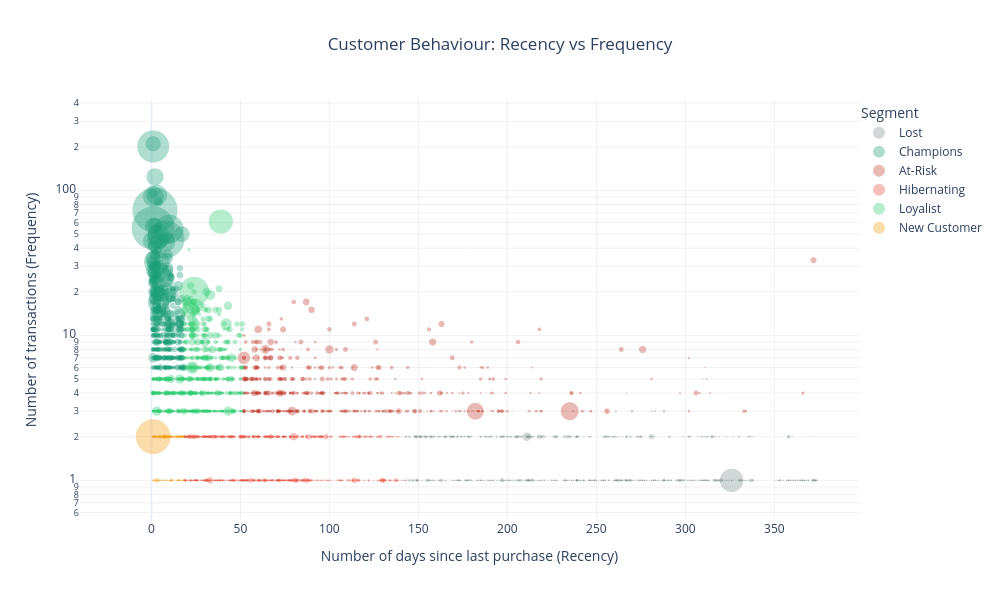

Write notebook code for a chart like this one.
### Markdown cell above
#### Recency vs Frequency Analysis using Scatter Plot

### Code cell
fig = px.scatter(
    rfm,
    x="Recency",
    y="Frequency",
    color="Segment",
    size="Monetary",
    size_max=45,
    hover_name="CustomerID",
    log_y=True,
    title="Customer Behaviour: Recency vs Frequency",
    color_discrete_map=color_map,
    template="plotly_white",
)

fig.update_traces(
    opacity=0.5,
    marker=dict(
        line=dict(width=0),
        sizemode='area'
    ),
    hovertemplate=
        '<b>Customer:</b> %{hovertext}<br>' +
        'Recency: %{x}<br>' +
        'Frequency: %{y}<br>' +
        'Monetary: £%{marker.size:,.0f}<extra></extra>'
)

fig.update_layout(
    title_x=0.5,
    xaxis_title="Number of days since last purchase (Recency)",
    yaxis_title="Number of transactions (Frequency)",
    legend_title="Segment",
    legend=dict(
        x=1,
        y=1,
        xanchor='left'
    ),
    width=1000,
    height=600,
    xaxis=dict(showgrid=True, gridcolor='rgba(0,0,0,0.06)'),
    yaxis=dict(showgrid=True, gridcolor='rgba(0,0,0,0.06)')
)

fig.show()

### Figure 1 — Plotly figure (JSON) as saved in the notebook; plotly's stock layout.template omitted (floating-point values rounded to 4 significant figures; data arrays with more than 128 entries replaced by an {"elided": "..."} marker saying what was removed)
{"data": [{"hovertemplate": "<b>Customer:</b> %{hovertext}<br>Recency: %{x}<br>Frequency: %{y}<br>Monetary: £%{marker.size:,.0f}<extra></extra>", "hovertext": {"elided": "946 float values"}, "legendgroup": "Lost", "marker": {"color": "#7F8C8D", "line": {"width": 0}, "size": {"elided": "946 float values"}, "sizemode": "area", "sizeref": 138.4, "symbol": "circle"}, "mode": "markers", "name": "Lost", "opacity": 0.5, "showlegend": true, "type": "scattergl", "x": {"elided": "946 int values"}, "xaxis": "x", "y": {"elided": "946 int values"}, "yaxis": "y"}, {"hovertemplate": "<b>Customer:</b> %{hovertext}<br>Recency: %{x}<br>Frequency: %{y}<br>Monetary: £%{marker.size:,.0f}<extra></extra>", "hovertext": {"elided": "524 float values"}, "legendgroup": "Champions", "marker": {"color": "#1B9E77", "line": {"width": 0}, "size": {"elided": "524 float values"}, "sizemode": "area", "sizeref": 138.4, "symbol": "circle"}, "mode": "markers", "name": "Champions", "opacity": 0.5, "showlegend": true, "type": "scattergl", "x": {"elided": "524 int values"}, "xaxis": "x", "y": {"elided": "524 int values"}, "yaxis": "y"}, {"hovertemplate": "<b>Customer:</b> %{hovertext}<br>Recency: %{x}<br>Frequency: %{y}<br>Monetary: £%{marker.size:,.0f}<extra></extra>", "hovertext": {"elided": "561 float values"}, "legendgroup": "At-Risk", "marker": {"color": "#C0392B", "line": {"width": 0}, "size": {"elided": "561 float values"}, "sizemode": "area", "sizeref": 138.4, "symbol": "circle"}, "mode": "markers", "name": "At-Risk", "opacity": 0.5, "showlegend": true, "type": "scattergl", "x": {"elided": "561 int values"}, "xaxis": "x", "y": {"elided": "561 int values"}, "yaxis": "y"}, {"hovertemplate": "<b>Customer:</b> %{hovertext}<br>Recency: %{x}<br>Frequency: %{y}<br>Monetary: £%{marker.size:,.0f}<extra></extra>", "hovertext": {"elided": "1132 float values"}, "legendgroup": "Hibernating", "marker": {"color": "#E74C3C", "line": {"width": 0}, "size": {"elided": "1132 float values"}, "sizemode": "area", "sizeref": 138.4, "symbol": "circle"}, "mode": "markers", "name": "Hibernating", "opacity": 0.5, "showlegend": true, "type": "scattergl", "x": {"elided": "1132 int values"}, "xaxis": "x", "y": {"elided": "1132 int values"}, "yaxis": "y"}, {"hovertemplate": "<b>Customer:</b> %{hovertext}<br>Recency: %{x}<br>Frequency: %{y}<br>Monetary: £%{marker.size:,.0f}<extra></extra>", "hovertext": {"elided": "906 float values"}, "legendgroup": "Loyalist", "marker": {"color": "#2ECC71", "line": {"width": 0}, "size": {"elided": "906 float values"}, "sizemode": "area", "sizeref": 138.4, "symbol": "circle"}, "mode": "markers", "name": "Loyalist", "opacity": 0.5, "showlegend": true, "type": "scattergl", "x": {"elided": "906 int values"}, "xaxis": "x", "y": {"elided": "906 int values"}, "yaxis": "y"}, {"hovertemplate": "<b>Customer:</b> %{hovertext}<br>Recency: %{x}<br>Frequency: %{y}<br>Monetary: £%{marker.size:,.0f}<extra></extra>", "hovertext": {"elided": "269 float values"}, "legendgroup": "New Customer", "marker": {"color": "#F39C12", "line": {"width": 0}, "size": {"elided": "269 float values"}, "sizemode": "area", "sizeref": 138.4, "symbol": "circle"}, "mode": "markers", "name": "New Customer", "opacity": 0.5, "showlegend": true, "type": "scattergl", "x": {"elided": "269 int values"}, "xaxis": "x", "y": {"elided": "269 int values"}, "yaxis": "y"}], "layout": {"height": 600, "legend": {"itemsizing": "constant", "title": {"text": "Segment"}, "tracegroupgap": 0, "x": 1, "xanchor": "left", "y": 1}, "title": {"text": "Customer Behaviour: Recency vs Frequency", "x": 0.5}, "width": 1000, "xaxis": {"anchor": "y", "domain": [0, 1], "gridcolor": "rgba(0,0,0,0.06)", "showgrid": true, "title": {"text": "Number of days since last purchase (Recency)"}}, "yaxis": {"anchor": "x", "domain": [0, 1], "gridcolor": "rgba(0,0,0,0.06)", "showgrid": true, "title": {"text": "Number of transactions (Frequency)"}, "type": "log"}}}
